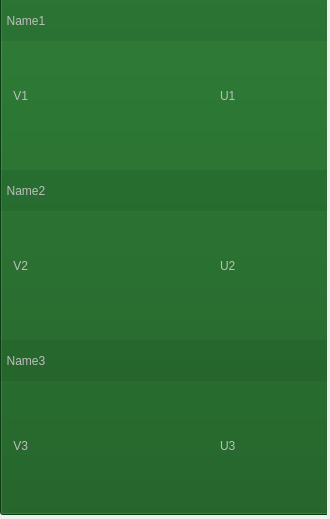
<?xml version="1.0" encoding="UTF-8"?>
<ui version="4.0">
 <class>hp_tripleval</class>
 <widget class="QWidget" name="hp_tripleval">
  <property name="geometry">
   <rect>
    <x>0</x>
    <y>0</y>
    <width>330</width>
    <height>519</height>
   </rect>
  </property>
  <property name="windowTitle">
   <string>Form</string>
  </property>
  <widget class="QWidget" name="widget" native="true">
   <property name="geometry">
    <rect>
     <x>0</x>
     <y>0</y>
     <width>327</width>
     <height>517</height>
    </rect>
   </property>
   <widget class="QPushButton" name="pb_back">
    <property name="geometry">
     <rect>
      <x>0</x>
      <y>-6</y>
      <width>331</width>
      <height>521</height>
     </rect>
    </property>
    <property name="styleSheet">
     <string notr="true">background-color: rgb(14, 86, 22)</string>
    </property>
    <property name="text">
     <string/>
    </property>
   </widget>
   <widget class="QLabel" name="l_name1">
    <property name="enabled">
     <bool>false</bool>
    </property>
    <property name="geometry">
     <rect>
      <x>0</x>
      <y>0</y>
      <width>331</width>
      <height>41</height>
     </rect>
    </property>
    <property name="toolTip">
     <string>&lt;html&gt;&lt;head/&gt;&lt;body&gt;&lt;p align=&quot;center&quot;&gt;&lt;br/&gt;&lt;/p&gt;&lt;/body&gt;&lt;/html&gt;</string>
    </property>
    <property name="whatsThis">
     <string>&lt;html&gt;&lt;head/&gt;&lt;body&gt;&lt;p align=&quot;center&quot;&gt;&lt;br/&gt;&lt;/p&gt;&lt;/body&gt;&lt;/html&gt;</string>
    </property>
    <property name="styleSheet">
     <string notr="true">background-color: rgba(16, 73, 31,40);
font: 20pt &quot;Ubuntu&quot;;</string>
    </property>
    <property name="text">
     <string>  Name1</string>
    </property>
   </widget>
   <widget class="QLabel" name="l_V1">
    <property name="enabled">
     <bool>false</bool>
    </property>
    <property name="geometry">
     <rect>
      <x>10</x>
      <y>50</y>
      <width>161</width>
      <height>91</height>
     </rect>
    </property>
    <property name="styleSheet">
     <string notr="true">background-color: rgba(16, 73, 31,0);
font: 50pt &quot;Ubuntu&quot;;</string>
    </property>
    <property name="text">
     <string> V1</string>
    </property>
   </widget>
   <widget class="QLabel" name="l_U1">
    <property name="enabled">
     <bool>false</bool>
    </property>
    <property name="geometry">
     <rect>
      <x>220</x>
      <y>50</y>
      <width>81</width>
      <height>91</height>
     </rect>
    </property>
    <property name="styleSheet">
     <string notr="true">background-color: rgba(16, 73, 31,0);
font: 50pt &quot;Ubuntu&quot;;</string>
    </property>
    <property name="text">
     <string>U1</string>
    </property>
   </widget>
   <widget class="QLabel" name="l_V2">
    <property name="enabled">
     <bool>false</bool>
    </property>
    <property name="geometry">
     <rect>
      <x>10</x>
      <y>220</y>
      <width>161</width>
      <height>91</height>
     </rect>
    </property>
    <property name="styleSheet">
     <string notr="true">background-color: rgba(16, 73, 31,0);
font: 50pt &quot;Ubuntu&quot;;</string>
    </property>
    <property name="text">
     <string> V2</string>
    </property>
   </widget>
   <widget class="QLabel" name="l_U2">
    <property name="enabled">
     <bool>false</bool>
    </property>
    <property name="geometry">
     <rect>
      <x>220</x>
      <y>220</y>
      <width>81</width>
      <height>91</height>
     </rect>
    </property>
    <property name="styleSheet">
     <string notr="true">background-color: rgba(16, 73, 31,0);
font: 50pt &quot;Ubuntu&quot;;</string>
    </property>
    <property name="text">
     <string>U2</string>
    </property>
   </widget>
   <widget class="QLabel" name="l_name2">
    <property name="enabled">
     <bool>false</bool>
    </property>
    <property name="geometry">
     <rect>
      <x>0</x>
      <y>170</y>
      <width>331</width>
      <height>41</height>
     </rect>
    </property>
    <property name="toolTip">
     <string>&lt;html&gt;&lt;head/&gt;&lt;body&gt;&lt;p align=&quot;center&quot;&gt;&lt;br/&gt;&lt;/p&gt;&lt;/body&gt;&lt;/html&gt;</string>
    </property>
    <property name="whatsThis">
     <string>&lt;html&gt;&lt;head/&gt;&lt;body&gt;&lt;p align=&quot;center&quot;&gt;&lt;br/&gt;&lt;/p&gt;&lt;/body&gt;&lt;/html&gt;</string>
    </property>
    <property name="styleSheet">
     <string notr="true">background-color: rgba(16, 73, 31,40);
font: 20pt &quot;Ubuntu&quot;;</string>
    </property>
    <property name="text">
     <string>  Name2</string>
    </property>
   </widget>
   <widget class="QLabel" name="l_V3">
    <property name="enabled">
     <bool>false</bool>
    </property>
    <property name="geometry">
     <rect>
      <x>10</x>
      <y>400</y>
      <width>161</width>
      <height>91</height>
     </rect>
    </property>
    <property name="styleSheet">
     <string notr="true">background-color: rgba(16, 73, 31,0);
font: 50pt &quot;Ubuntu&quot;;</string>
    </property>
    <property name="text">
     <string> V3</string>
    </property>
   </widget>
   <widget class="QLabel" name="l_U3">
    <property name="enabled">
     <bool>false</bool>
    </property>
    <property name="geometry">
     <rect>
      <x>220</x>
      <y>400</y>
      <width>81</width>
      <height>91</height>
     </rect>
    </property>
    <property name="styleSheet">
     <string notr="true">background-color: rgba(16, 73, 31,0);
font: 50pt &quot;Ubuntu&quot;;</string>
    </property>
    <property name="text">
     <string>U3</string>
    </property>
   </widget>
   <widget class="QLabel" name="l_name3">
    <property name="enabled">
     <bool>false</bool>
    </property>
    <property name="geometry">
     <rect>
      <x>0</x>
      <y>340</y>
      <width>331</width>
      <height>41</height>
     </rect>
    </property>
    <property name="toolTip">
     <string>&lt;html&gt;&lt;head/&gt;&lt;body&gt;&lt;p align=&quot;center&quot;&gt;&lt;br/&gt;&lt;/p&gt;&lt;/body&gt;&lt;/html&gt;</string>
    </property>
    <property name="whatsThis">
     <string>&lt;html&gt;&lt;head/&gt;&lt;body&gt;&lt;p align=&quot;center&quot;&gt;&lt;br/&gt;&lt;/p&gt;&lt;/body&gt;&lt;/html&gt;</string>
    </property>
    <property name="styleSheet">
     <string notr="true">background-color: rgba(16, 73, 31,40);
font: 20pt &quot;Ubuntu&quot;;</string>
    </property>
    <property name="text">
     <string>  Name3</string>
    </property>
   </widget>
  </widget>
 </widget>
 <resources/>
 <connections/>
</ui>
